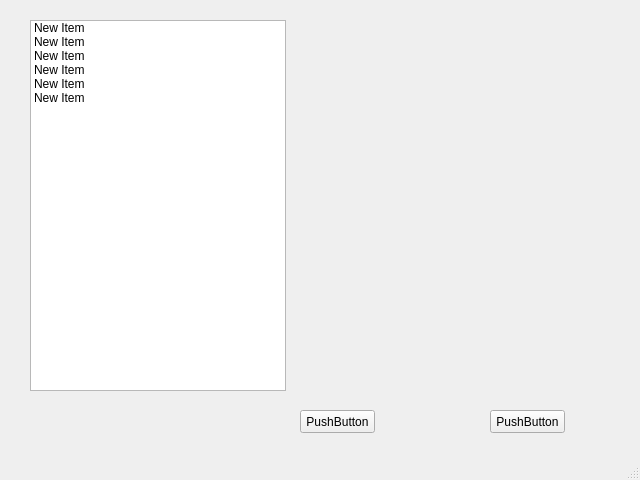
<?xml version="1.0" encoding="UTF-8"?>
<ui version="4.0">
 <class>MainWindow</class>
 <widget class="QMainWindow" name="MainWindow">
  <property name="geometry">
   <rect>
    <x>0</x>
    <y>0</y>
    <width>640</width>
    <height>480</height>
   </rect>
  </property>
  <property name="windowTitle">
   <string>MainWindow</string>
  </property>
  <widget class="QWidget" name="centralwidget">
   <widget class="QListWidget" name="listWidget">
    <property name="geometry">
     <rect>
      <x>30</x>
      <y>20</y>
      <width>256</width>
      <height>371</height>
     </rect>
    </property>
    <item>
     <property name="text">
      <string>New Item</string>
     </property>
    </item>
    <item>
     <property name="text">
      <string>New Item</string>
     </property>
    </item>
    <item>
     <property name="text">
      <string>New Item</string>
     </property>
    </item>
    <item>
     <property name="text">
      <string>New Item</string>
     </property>
    </item>
    <item>
     <property name="text">
      <string>New Item</string>
     </property>
    </item>
    <item>
     <property name="text">
      <string>New Item</string>
     </property>
    </item>
   </widget>
   <widget class="QWidget" name="widget" native="true">
    <property name="geometry">
     <rect>
      <x>310</x>
      <y>20</y>
      <width>291</width>
      <height>371</height>
     </rect>
    </property>
   </widget>
   <widget class="QPushButton" name="pushButton">
    <property name="geometry">
     <rect>
      <x>490</x>
      <y>410</y>
      <width>75</width>
      <height>23</height>
     </rect>
    </property>
    <property name="text">
     <string>PushButton</string>
    </property>
   </widget>
   <widget class="QPushButton" name="pushButton_2">
    <property name="geometry">
     <rect>
      <x>300</x>
      <y>410</y>
      <width>75</width>
      <height>23</height>
     </rect>
    </property>
    <property name="text">
     <string>PushButton</string>
    </property>
   </widget>
  </widget>
  <widget class="QMenuBar" name="menubar">
   <property name="geometry">
    <rect>
     <x>0</x>
     <y>0</y>
     <width>640</width>
     <height>21</height>
    </rect>
   </property>
  </widget>
  <widget class="QStatusBar" name="statusbar"/>
 </widget>
 <resources/>
 <connections/>
</ui>
